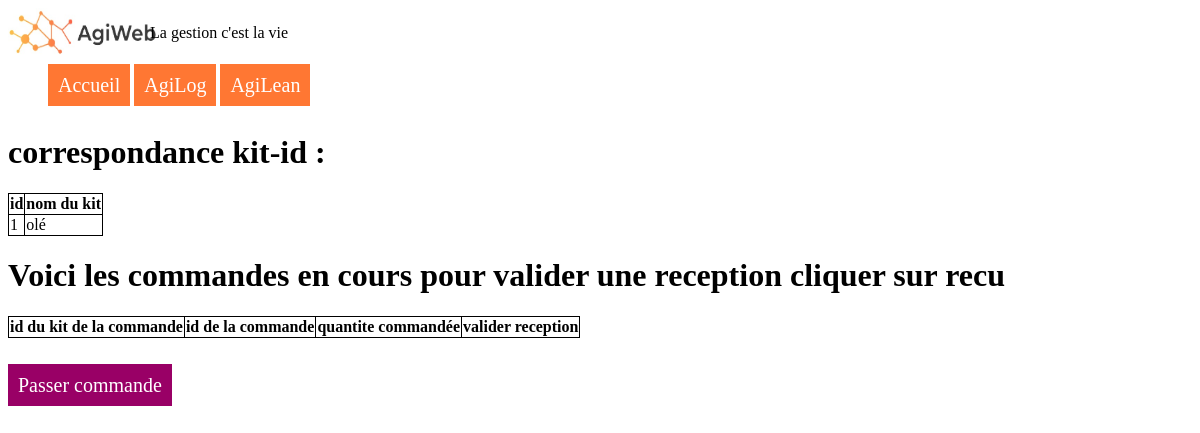
Before: /Agilean/Reception with the older database file.
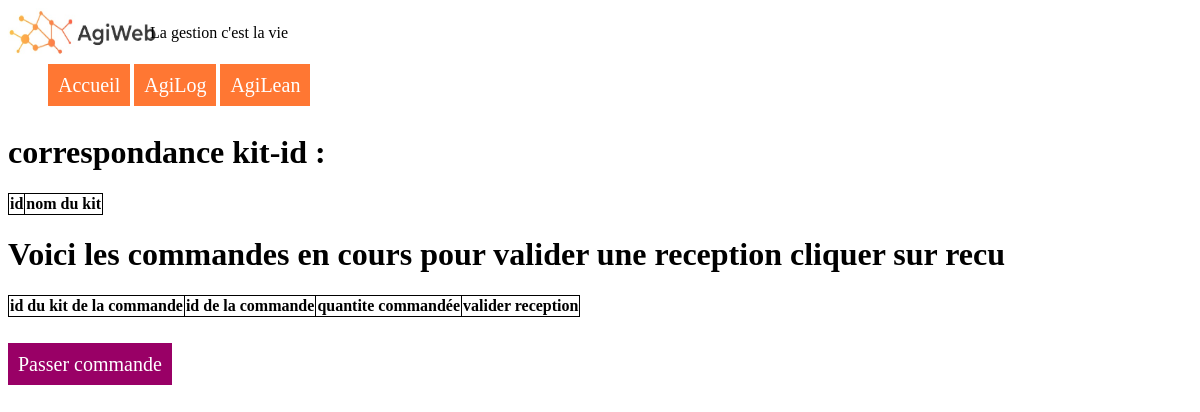
After: the same page with the newer database file.
### tables this page shows
CREATE TABLE "kit" (
	"id"	INTEGER NOT NULL,
	"nom_kit"	TEXT,
	"stock_alean"	INTEGER,
	PRIMARY KEY("id")
);

### run.py (the view, shortened to what this page needs)
@app.route('/Agilean/Reception', methods=['GET', 'POST'])
def receptkit():
    con = lite.connect(cheminbdd)
    con.row_factory = lite.Row
    cur = con.cursor()
    cur.execute("select id,nom_kit from kit")
    kits=cur.fetchall()
    cur.execute ("select id, quantite, kit from production WHERE reception_agilean=0")
    commandes=cur.fetchall()
    if not request.method == 'POST':
        return render_template('recept_stock_alean.html',kits= kits,commandes=commandes)

### templates/recept_stock_alean.html (shortened to what this page needs)
<html>
{% include "head.html" %}
    <body>
        {% include "Navbar.html" %}
        <h1>correspondance kit-id :</h1>
        <table>
            <tr>
                <th>id</th>
                <th>nom du kit</th>
            </tr>
            {%for kit in kits%}
            <tr>
                <td>{{kit["id"]}}</td>
                <td>{{kit["nom_kit"]}}</td>
            </tr>
            {%endfor%}
        </table>
        <h1>Voici les commandes en cours pour valider une reception cliquer sur recu</h1>
        <table>
            <tr>
                <th>id du kit de la commande</th>
                <th>id de la commande</th>
                <th>quantite commandée</th>
                <th>valider reception</th>
            </tr>
        </table>
      <br><br>
    <a class="bouton2" href="{{url_for('com_lean')}}">Passer commande</a>
    </body>
</html>

Changed rows visible on the page:
removed kit: id "1", nom_kit "olé"
